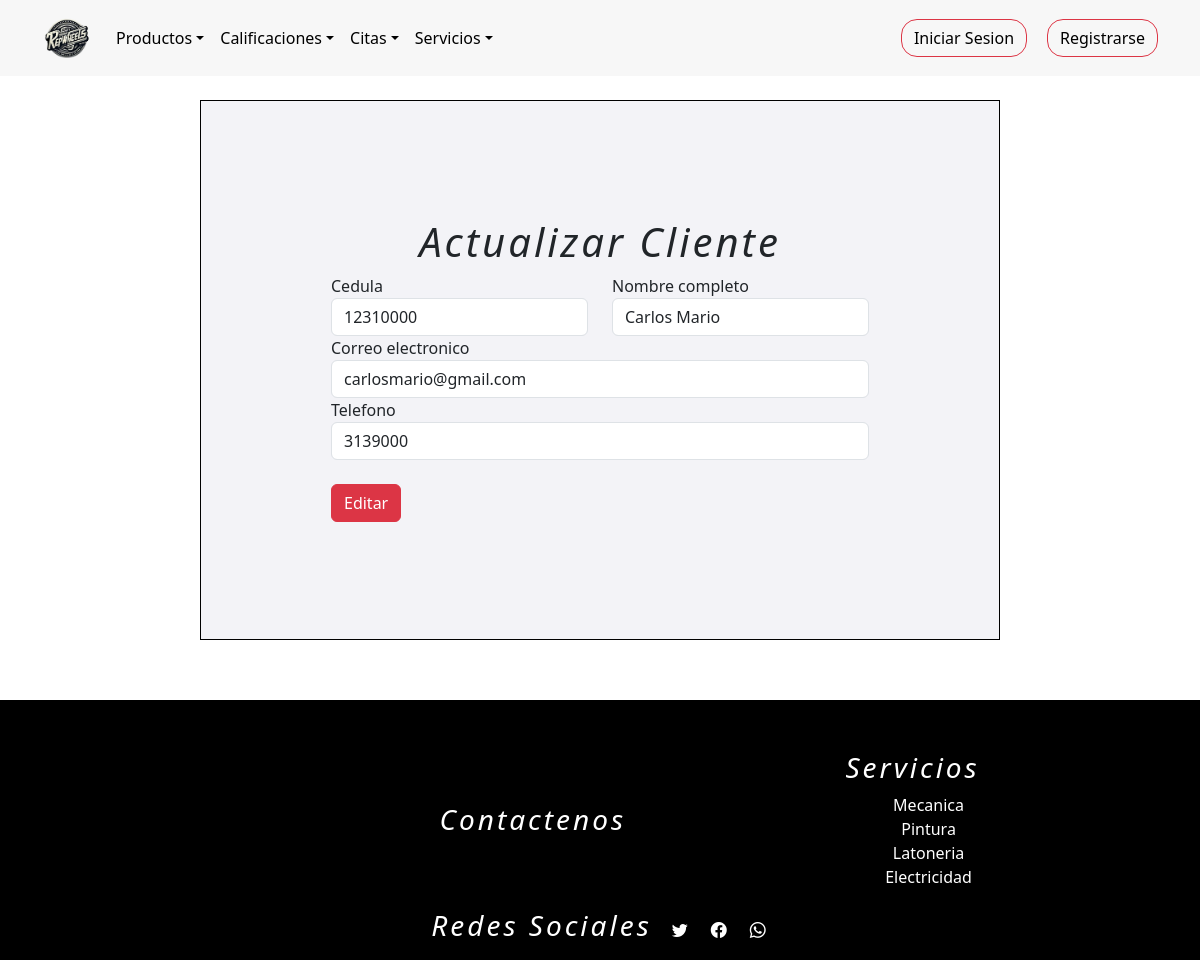
The app's page /clientesEditar/5, older data.
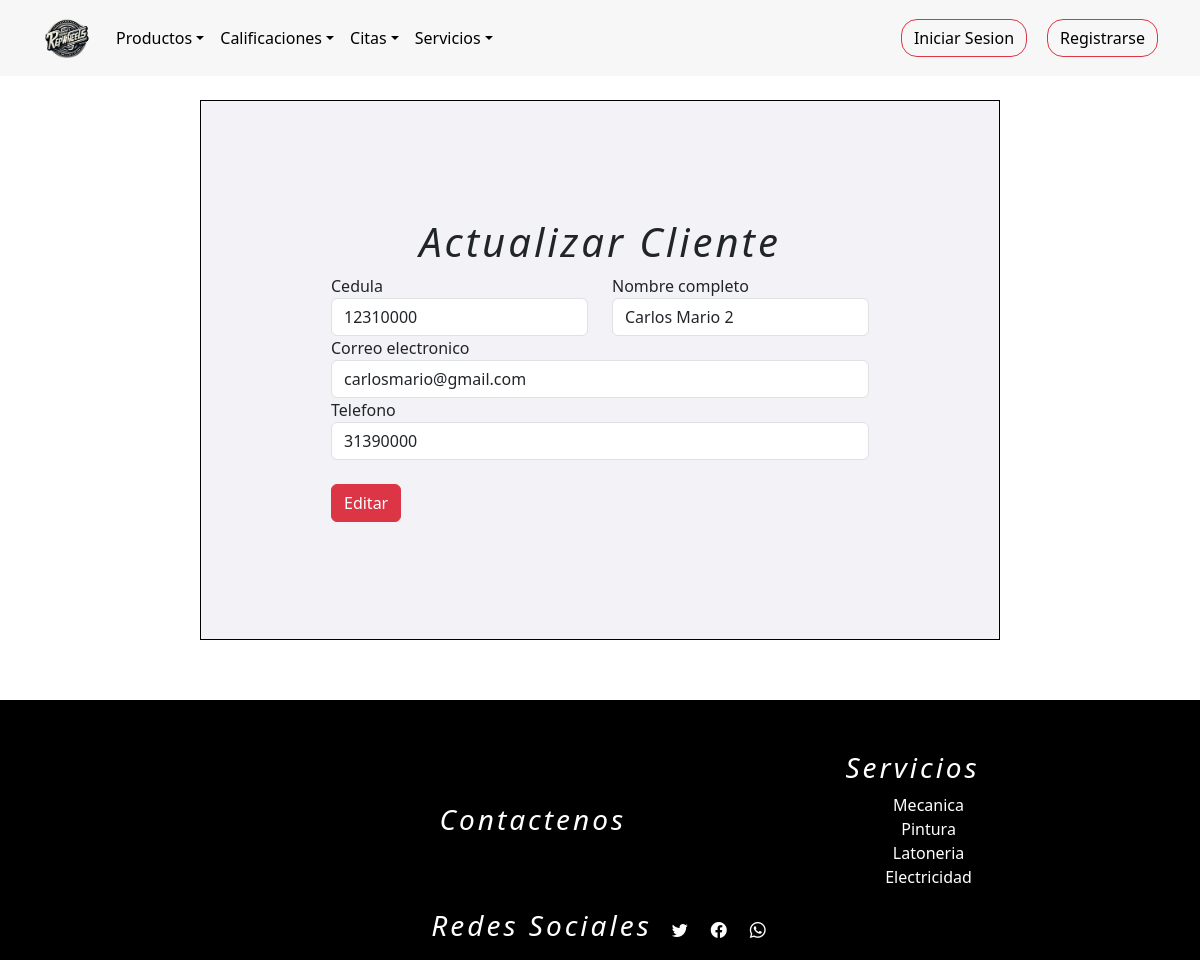
The same page, newer data.
### tienda/models.py (models this page shows, shortened)
class Usuarios(AbstractUser):
    username = None
    nombre = models.CharField(max_length=254)
    email = models.EmailField(max_length=254, unique=True,blank=False,null=True)
    password = models.CharField(max_length=254,blank=False,null=True)
    foto = models.ImageField(upload_to="tienda/media/", default="tienda/media/user.png")
    token_recuperar = models.CharField(max_length=254,blank=False,null=False,default=0)
    telefono=models.IntegerField(null=False,blank=True,default='0')
    cargo = models.CharField(max_length=254,null=False)
    direccion=models.CharField(max_length=254)
    cedula=models.IntegerField(blank=True,null=False,default='0')
    ROLES = (
        (1,"administrador"),
        (2,"proveedor"),
        (3,"empleado"),
        (4,"cliente"),
    )
    rol=models.IntegerField(choices=ROLES,default=4)
    n = models.IntegerField(blank=True,null=False,default=0)
    USERNAME_FIELD = "email"
    REQUIRED_FIELDS = ["nombre"]
    objects = CustomUserManager()

### tienda/views.py (the view)
# urls.py: path('clientesEditar/<int:id>',views.clientesEditar, name="clientesEditar"),
def clientesEditar(request,id):
    q = Usuarios.objects.get(pk = id)
    contexto = {"data" : q}
    return render(request,"tienda/clientes/editarCliente.html",contexto)

### tienda/templates/tienda/clientes/editarCliente.html (shortened to what this page needs)
{% extends 'tienda/base2.html' %}
{% load static %}
{% block contenedor %}
<main>
  <form class="form1" action="{% url 'clientesActualizar' %}" method="post" enctype="multipart/form-data">
    <h1>Actualizar Cliente</h1>
    <div class="form-row">
      <div class="row">
        <div class="col">
          <div class="form-group col-md-12">
            <label for="inputEmail4">Cedula</label>
            <input type="number" class="form-control" id="Cedula" name="cedula" placeholder="Cedula" value="{{ data.cedula }}">
          </div>
        </div><br>
        <div class="col">
          <div class="form-group col-md-12">
            <label for="inputPassword4">Nombre completo</label>
            <input type="Text" class="form-control" id="NombreC" name="nombre_completo" placeholder="Nombre completo" value="{{ data.nombre }}">
          </div>
        </div>
      </div>
      <div class="form-group col-md-12">
        <label for="inputAddress2">Correo electronico</label>
        <input type="text" class="form-control" id="inputAddress2" name="correo" value="{{ data.email }}"  placeholder="Correo">
      </div>
      <div class="form-group col-md-12">
        <label for="inputAddress2">Telefono</label>
        <input type="Text" class="form-control" id="inputAddress2" name="telefono" value="{{ data.telefono }}" placeholder="Telefono">
      </div>
      <br>
      <button type="submit" class="btn btn-danger"> Editar <br></button>
    </div>
  </form>
</main>
{% endblock %}

Row changes from the older to the newer data that the page shows:
changed Usuarios "carlosmario@gmail.com": nombre_completo "Carlos Mario" → "Carlos Mario 2"; telefono "3139000" → "31390000"
